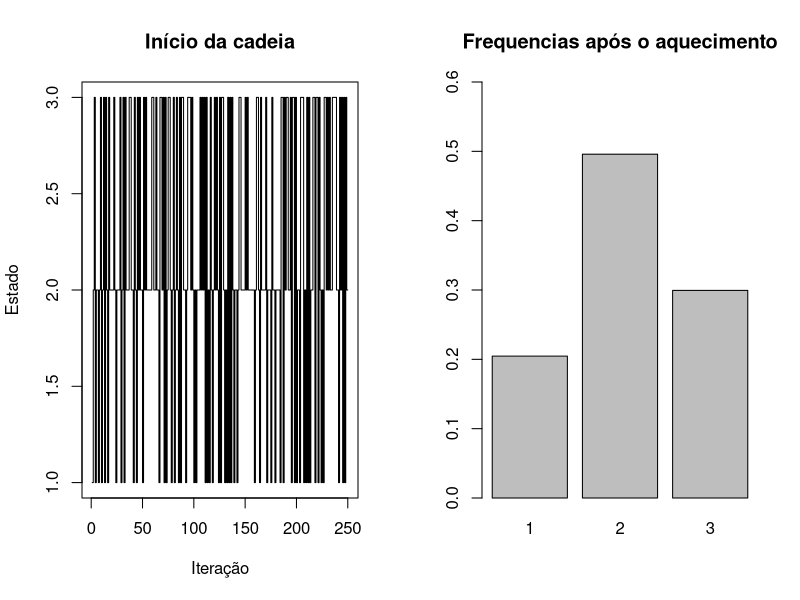

Recreate this plot in R.
# Metropolis-Hastings para uma distribuicao em {1, 2, 3}
set.seed(20261015)
pi_alvo <- c(0.2, 0.5, 0.3)
N <- 10000
x <- integer(N)
x[1] <- 1L
aceitos <- 0L
for (t in 2:N) {
  atual <- x[t-1]
  candidato <- sample(setdiff(1:3, atual), 1)
  alfa <- min(1, pi_alvo[candidato]/pi_alvo[atual])
  if (runif(1) < alfa) {
    x[t] <- candidato
    aceitos <- aceitos + 1L
  } else x[t] <- atual
}
cat('Distribuicao esperada:', pi_alvo, '\n')
cat('Frequencias simuladas:', prop.table(table(factor(x[1001:N], levels=1:3))), '\n')
cat('Taxa de aceitacao:', aceitos/(N-1), '\n')
par(mfrow=c(1,2))
plot(x[1:250], type='s', xlab='Iteração', ylab='Estado', main='Início da cadeia')
barplot(prop.table(table(factor(x[1001:N], levels=1:3))), ylim=c(0,0.6),
        names.arg=1:3, main='Frequencias após o aquecimento')
par(mfrow=c(1,1))
